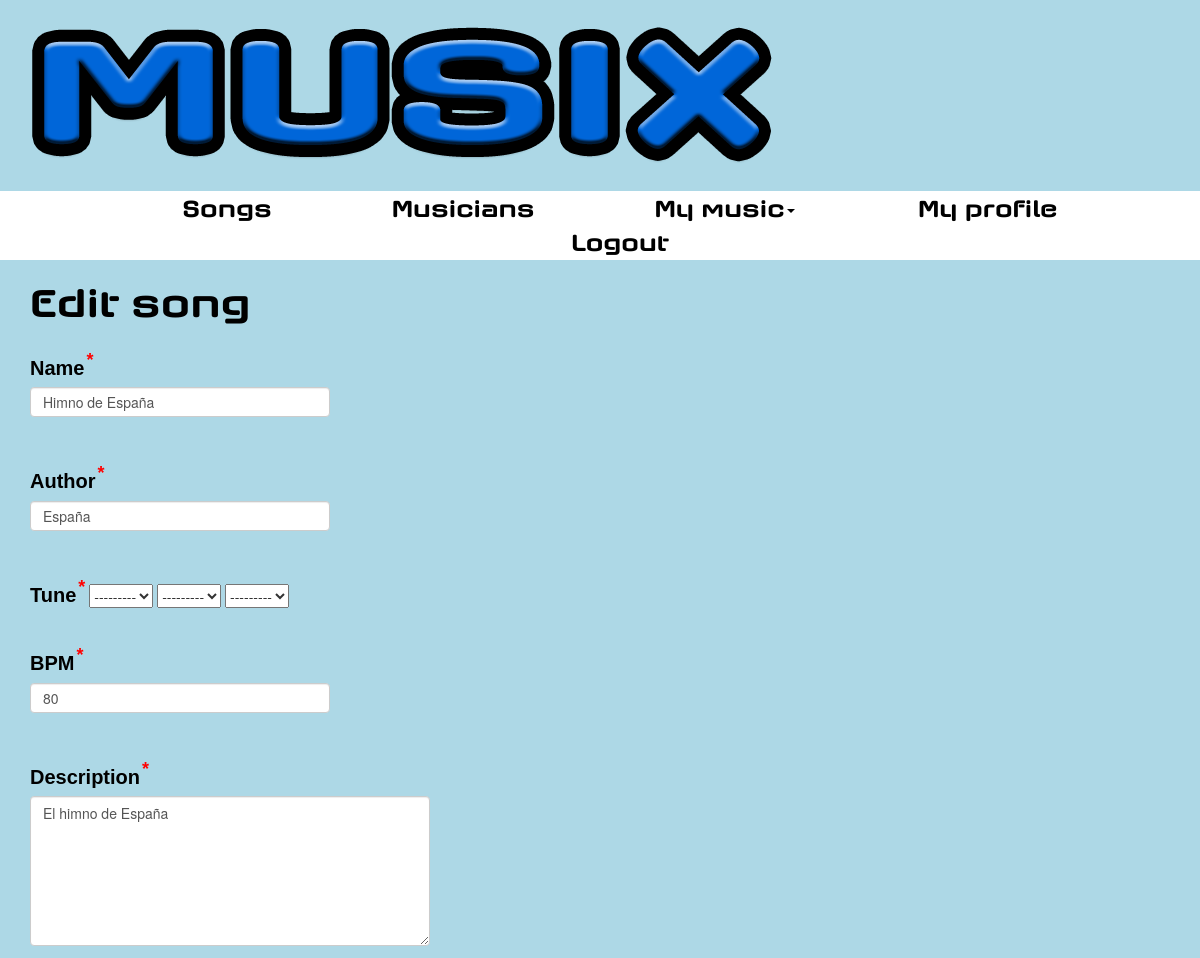
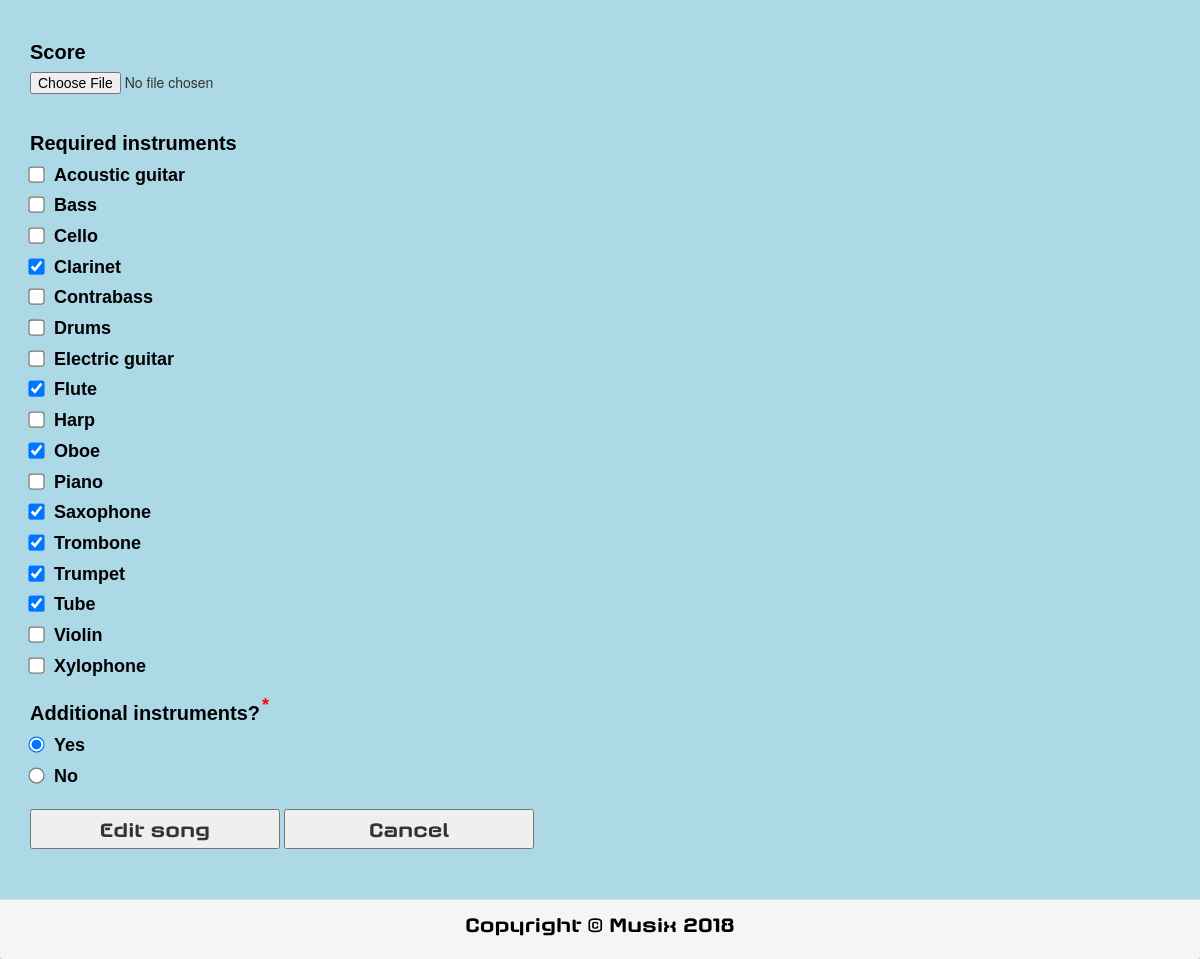
Page /editSong/7 (signed in) on the committed database (2 pictures, top to bottom).
### main/models.py (models this page shows, shortened)
class Song(models.Model):
    name = models.CharField(max_length=20, blank=False)
    author = models.CharField(max_length=30, blank=False)
    tune = models.CharField(max_length=10, blank=False, choices=TUNES)
    accidental = models.CharField(max_length=10, blank=True,
                                  choices=ACCIDENTALS)
    tonality = models.CharField(max_length=10, blank=False, choices=TONALITIES)
    bpm = models.IntegerField(null=False, validators=[MinValueValidator(0),
                                                      MaxValueValidator(500)])
    description = models.TextField(max_length=500, blank=False)
    additionalInstruments = models.BooleanField(null=False)
    score = models.FileField(blank=True, upload_to='scores', null=True)
    finished = models.BooleanField(default=False, null=False)
    finishedSong = models.FileField(blank=True, upload_to='songs', null=True)
    creator = models.ForeignKey(Musician, on_delete=models.DO_NOTHING,
                                null=True)
    requiredInstruments = models.ManyToManyField(Instrument, blank=True)

class Instrument(models.Model):
    name = models.CharField(max_length=100, blank=False)
    image = models.ImageField(blank=False, upload_to='instruments')

### main/views/song.py (the view)
# urls.py: url(r'^editSong/(?P<song_id>\d+)', views.edit_song, name='editSong'),
@login_required(login_url='/login.html')
def edit_song(request, song_id):
    try:
        musician = request.user.musician
    except ObjectDoesNotExist:
        raise PermissionDenied
    if not musician.premium:
        raise PermissionDenied
    song = Song.objects.get(id=song_id)
    if song.finished:
        raise PermissionDenied
    instruments = Instrument.objects.all()
    required_instruments_names = []
    for i in song.requiredInstruments.all():
        required_instruments_names.append(i.name)
    if request.method == 'POST':
        form = EditSongForm(request.POST, request.FILES)
        if form.is_valid():
            name = form.cleaned_data['name']
            author = form.cleaned_data['author']
            tune = form.cleaned_data['tune']
            accidental = form.cleaned_data['accidental']
            tonality = form.cleaned_data['tonality']
            bpm = form.cleaned_data['bpm']
            description = form.cleaned_data['description']
            score = form.cleaned_data['score']
            required_instruments = form.cleaned_data['requiredInstruments']
            additional_instruments = form.cleaned_data['additionalInstruments']
            service.edit_song(song, name, author, tune, accidental,
                              tonality, bpm, description, score,
                              required_instruments, additional_instruments)
            return HttpResponseRedirect('/song/' + str(song.id))
    else:
        form = EditSongForm()
    return render(request, 'editSong.html', {'form': form, 'song': song,
                                             'instruments': instruments,
                                             'required_instruments_names':
                                                 required_instruments_names})

### main/forms.py
class EditSongForm(forms.ModelForm):
    class Meta:
        model = Song
        fields = ('name', 'author', 'tune', 'accidental', 'tonality', 'bpm',
                  'description', 'score', 'additionalInstruments',
                  'requiredInstruments')

### templates/editSong.html (shortened to what this page needs)
{% include "base.html" %}
{% load static %}
<link type="text/css" rel="stylesheet" href="{% static "css/editSong.css" %}"/>
<div>
    {% include "header.html" %}
</div>
<div>
    {% include "menu.html" %}
</div>
<div>
    <h1 id="titleEditSong">Edit song</h1>
</div>
<div>
    <form method="post" enctype="multipart/form-data" action="">
        <div class="form-group">
            <label for="id_name">Name<sup class="sp">*</sup></label>
            <input type="text" name="name" id="id_name" class="form-control" required
            value="{{ song.name }}">
        </div>
        <br />
        <div class="form-group">
            <label for="id_author">Author<sup class="sp">*</sup></label>
            <input type="text" name="author" id="id_author" class="form-control" required
            value="{{ song.author }}">
        </div>
        <br />
        <div class="form-group">
            <label for="id_tune">Tune<sup class="sp">*</sup></label>
            {{ form.tune }}
            {{ form.accidental }}
            {{ form.tonality }}
        </div>
        <br />
        <div class="form-group">
            <label for="id_bpm">BPM<sup class="sp">*</sup></label>
            <input type="number" name="bpm" id="id_bpm" class="form-control" required
            value="{{ song.bpm }}">
        </div>
        <br />
        <div class="form-group">
            <label for="id_description">Description<sup class="sp">*</sup></label>
            <textarea name="description" id="id_description" class="form-control" required>{{ song.description }}
            </textarea>
        </div>
        <br />
        <div class="form-group">
            <label for="id_score">Score</label>
            <input type="file" name="score" id="id_score">
        </div>
        <br />
        <div class="form-group">
            <label>Required instruments</label>
            <br />
            {% for i in instruments %}
                {% if i.name in required_instruments_names %}
                    <input type="checkbox" id="id_requiredInstruments" name="requiredInstruments" value="{{ i.id }}" checked>
                        <label id="nameInstrument" for="id_requiredInstruments">{{ i.name }}</label>
                    <br />
                {% else %}
                    <input type="checkbox" id="id_requiredInstruments" name="requiredInstruments" value="{{ i.id }}">
                        <label id="nameInstrument" for="id_requiredInstruments">{{ i.name }}</label>
                    <br />
                {% endif %}
            {% endfor %}
        </div>
        <div class="form-group">
            <label for="id_additionalInstruments">Additional instruments?<sup class="sp">*</sup></label>
            <br />
            {% if song.additionalInstruments %}
                <input type="radio" id="id_additionalInstruments" name="additionalInstruments" value="True" checked>
                <label id="yesornot">Yes</label>
                <br />
                <input type="radio" id="id_additionalInstruments" name="additionalInstruments" value="False">
                <label id="yesornot">No</label>
            {% else %}
                <input type="radio" id="id_additionalInstruments" name="additionalInstruments" value="True">
                <label id="yesornot">Yes</label>
                <br />
                <input type="radio" id="id_additionalInstruments" name="additionalInstruments" value="False" checked>
                <label id="yesornot">No</label>
            {% endif %}
        </div>
        <input type="submit" value="Edit song" id="buttonEditSong" />
        <input type="button" value="Cancel" id="buttonCancel" onclick="location.href='/song/{{ song.id }}'"/>
    </form>
</div>
<div>
    {% include "footer.html" %}
</div>

### main/static/css/creative.css (style rules this page uses)
body, html { width: 100%; height: 100%; }
body { font-family: 'Merriweather', 'Helvetica Neue', Arial, sans-serif; }
h1, h2, h3, h4, h5, h6 { font-family: 'Open Sans', 'Helvetica Neue', Arial, sans-serif; }

### main/static/css/base.css (style rules this page uses)
body { background-color: lightblue; }

### main/static/css/editSong.css (style rules this page uses)
#titleEditSong { font-family: "Axaxax Rg"; font-size: 40px; color: black; margin-left: 30px; }
form { text-align: left; margin-top: 30px; margin-left: 30px; }
label { font-family: "Arial"; font-size: 20px; color: black; }
.sp { color: red; font-size: 18px; margin-left: 2px; }
#id_name, #id_author, #id_bpm { width: 300px; height: 30px; margin-bottom: 30px; }
#id_description { width: 400px; height: 150px; margin-bottom: 30px; }
input[type=checkbox] { transform: scale(1.25); }
input[type=radio] { transform: scale(1.25); }
#nameInstrument, #yesornot { font-family: "Arial"; font-size: 18px; margin-left: 7px; }
#buttonEditSong, #buttonCancel { width: 250px; height: 40px; font-family: "Axaxax Rg"; font-size: 20px; }

### rows in the picture
Song: name "Himno de España", author "España", bpm "80", description "El himno de España"
Instrument: name "Acoustic guitar"
Instrument: name "Bass"
Instrument: name "Cello"
Instrument: name "Clarinet"
Instrument: name "Contrabass"
Instrument: name "Drums"
Instrument: name "Electric guitar"
Instrument: name "Flute"
Instrument: name "Harp"
Instrument: name "Oboe"
Instrument: name "Piano"
Instrument: name "Saxophone"
Instrument: name "Trombone"
Instrument: name "Trumpet"
Instrument: name "Tube"
Instrument: name "Violin"
Instrument: name "Xylophone"
